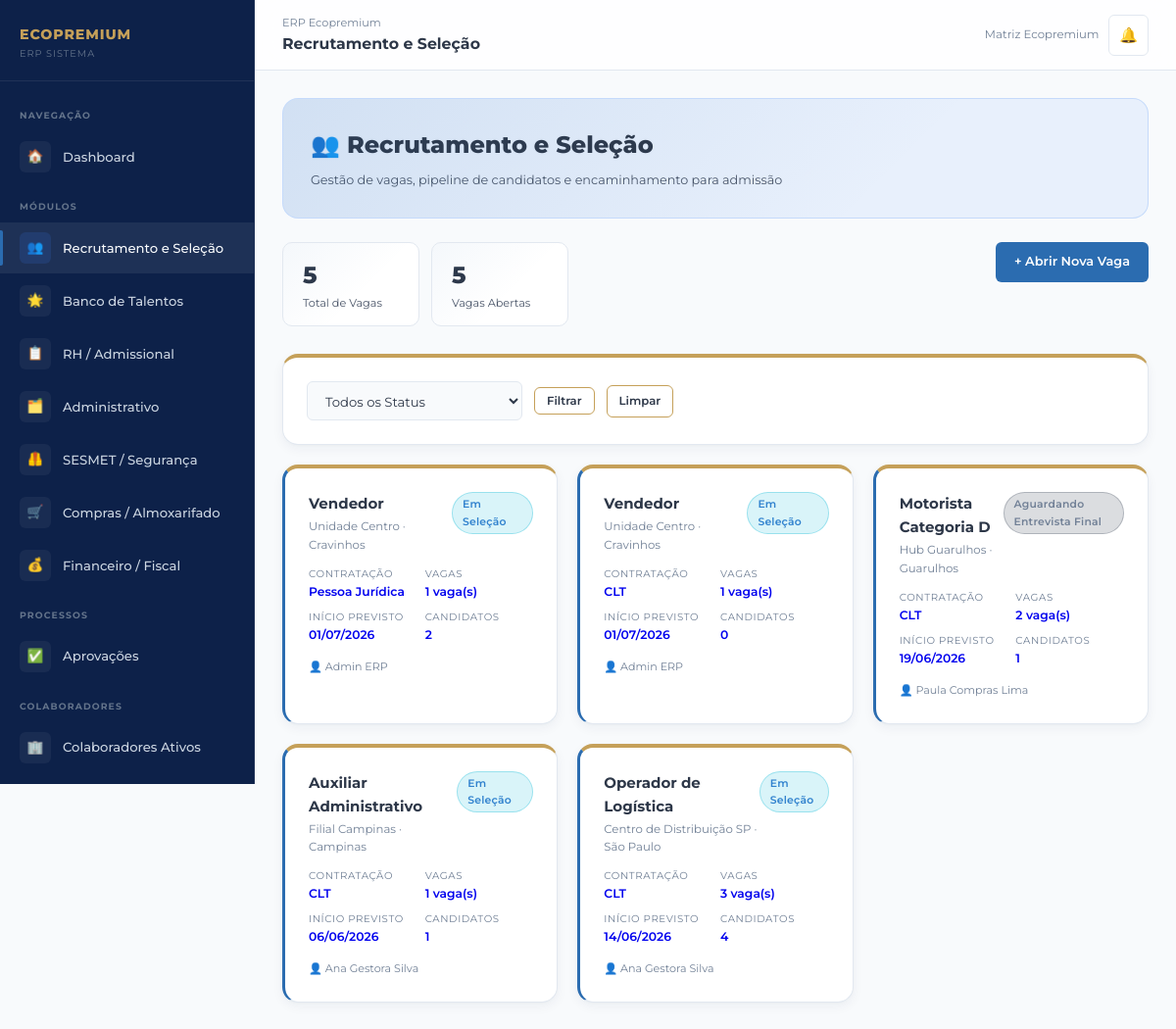
Page /recrutamento/ (signed in) on the committed database.
### core/models.py (models this page shows, shortened)
class PerfilUsuario(models.Model):
    PERFIS = [
        ('admin', 'Administrador'),
        ('gestor', 'Gestor'),
        ('rh', 'RH / Departamento Pessoal'),
        ('financeiro', 'Financeiro / Fiscal'),
        ('sesmet', 'SESMET / Segurança do Trabalho'),
        ('compras', 'Compras / Almoxarifado'),
        ('operacional', 'Operacional'),
    ]
    MARCAS = [
        ('eco_premium', 'Eco Premium'),
        ('trip_premium', 'Trip Premium'),
        ('log_premium', 'Log Premium'),
        ('matriz', 'Matriz Ecopremium'),
    ]
    usuario = models.OneToOneField(User, on_delete=models.CASCADE, related_name='perfil')
    perfil = models.CharField(max_length=20, choices=PERFIS, default='operacional')
    marca = models.CharField(max_length=20, choices=MARCAS, default='eco_premium')
    unidade = models.CharField(max_length=100, default='Matriz')
    telefone = models.CharField(max_length=20, blank=True)
    avatar_iniciais = models.CharField(max_length=3, blank=True)
    criado_em = models.DateTimeField(auto_now_add=True)
    class Meta:
        verbose_name = 'Perfil de Usuário'
        verbose_name_plural = 'Perfis de Usuários'

### recrutamento/models.py (models this page shows, shortened)
class Vaga(models.Model):
    STATUS_CHOICES = [
        ('aguardando_aprovacao', 'Aguardando Aprovação'),
        ('informacoes_incompletas', 'Informações Incompletas'),
        ('em_selecao', 'Em Seleção'),
        ('aguardando_entrevista', 'Aguardando Entrevista Final'),
        ('preenchida', 'Vaga Preenchida'),
        ('cancelada', 'Cancelada'),
    ]
    TIPO_CONTRATACAO = [
        ('clt', 'CLT'),
        ('pj', 'Pessoa Jurídica'),
        ('temporario', 'Temporário'),
        ('estagio', 'Estágio'),
        ('autonomo', 'Autônomo'),
    ]
    nome_vaga = models.CharField(max_length=200, verbose_name='Nome da Vaga')
    quantidade_colaboradores = models.PositiveIntegerField(verbose_name='Quantidade de Colaboradores')
    cidade = models.CharField(max_length=100, verbose_name='Cidade')
    unidade = models.CharField(max_length=100, verbose_name='Unidade')
    perfil_desejado = models.TextField(verbose_name='Perfil Desejado')
    atividades = models.TextField(verbose_name='Atividades da Função')
    horario_trabalho = models.CharField(max_length=100, verbose_name='Horário de Trabalho')
    tipo_contratacao = models.CharField(max_length=20, choices=TIPO_CONTRATACAO, verbose_name='Tipo de Contratação')
    valor_salario = models.DecimalField(max_digits=10, decimal_places=2, verbose_name='Valor/Salário')
    previsao_inicio = models.DateField(verbose_name='Previsão de Início')
    exige_experiencia = models.BooleanField(default=False, verbose_name='Exige Experiência?')
    descricao_experiencia = models.TextField(blank=True, verbose_name='Descrição da Experiência Necessária')
    motivo_solicitacao = models.TextField(verbose_name='Motivo da Solicitação')
    gestor_responsavel = models.CharField(max_length=200, verbose_name='Nome do Gestor Responsável')
    gestor_usuario = models.ForeignKey(User, on_delete=models.SET_NULL, null=True, blank=True,
                                        related_name='vagas_abertas', verbose_name='Usuário Gestor')
    status = models.CharField(max_length=30, choices=STATUS_CHOICES, default='aguardando_aprovacao')
    observacoes = models.TextField(blank=True, verbose_name='Observações')
    criado_em = models.DateTimeField(auto_now_add=True)
    atualizado_em = models.DateTimeField(auto_now=True)
    class Meta:
        verbose_name = 'Vaga'
        verbose_name_plural = 'Vagas'
        ordering = ['-criado_em']

### recrutamento/views.py (the view)
# urls.py: path('', views.lista_vagas, name='lista_vagas'),
@login_required
def lista_vagas(request):
    vagas = Vaga.objects.all().prefetch_related('candidatos')
    status_filter = request.GET.get('status', '')
    if status_filter:
        vagas = vagas.filter(status=status_filter)
    context = {
        'vagas': vagas,
        'status_filter': status_filter,
        'status_choices': Vaga.STATUS_CHOICES,
        'total_vagas': Vaga.objects.count(),
        'vagas_abertas': Vaga.objects.exclude(status__in=['preenchida', 'cancelada']).count(),
    }
    return render(request, 'recrutamento/lista_vagas.html', context)

### templates/recrutamento/lista_vagas.html (shortened to what this page needs)
{% extends 'base.html' %}
{% block nav_recrutamento %}active{% endblock %}
{% block topbar_title %}Recrutamento e Seleção{% endblock %}
{% block content %}
<div class="module-banner mod-banner-1">
  <div class="mod-title">👥 Recrutamento e Seleção</div>
  <div class="mod-desc">Gestão de vagas, pipeline de candidatos e encaminhamento para admissão</div>
</div>
<div class="page-header">
  <div class="flex gap-3">
    <div class="kpi-card kpi-mod1" style="padding:14px 20px;min-width:140px;">
      <div style="font-size:1.6rem;font-weight:800;">{{ total_vagas }}</div>
      <div style="font-size:0.75rem;color:var(--text-secondary);">Total de Vagas</div>
    </div>
    <div class="kpi-card kpi-mod1" style="padding:14px 20px;min-width:140px;">
      <div style="font-size:1.6rem;font-weight:800;">{{ vagas_abertas }}</div>
      <div style="font-size:0.75rem;color:var(--text-secondary);">Vagas Abertas</div>
    </div>
  </div>
  <a href="{% url 'nova_vaga' %}" class="btn btn-mod1">+ Abrir Nova Vaga</a>
</div>
<div class="card mb-5">
  <form method="get" class="flex gap-3 items-center flex-wrap">
    <select name="status" class="form-control" style="max-width:220px;">
      <option value="">Todos os Status</option>
    </select>
    <button type="submit" class="btn btn-outline btn-sm">Filtrar</button>
    <a href="{% url 'lista_vagas' %}" class="btn btn-outline btn-sm">Limpar</a>
  </form>
</div>
{% if vagas %}
<div class="grid-auto">
  {% for vaga in vagas %}
  <a href="{% url 'detalhe_vaga' vaga.pk %}" style="text-decoration:none;">
    <div class="card" style="height:100%;cursor:pointer;border-left:3px solid var(--mod1-blue);">
      <div style="display:flex;justify-content:space-between;align-items:flex-start;margin-bottom:12px;">
        <div>
          <div style="font-weight:700;font-size:1rem;color:var(--text-primary);">{{ vaga.nome_vaga }}</div>
          <div style="font-size:0.78rem;color:var(--text-muted);margin-top:2px;">{{ vaga.unidade }} · {{ vaga.cidade }}</div>
        </div>
        <span class="badge badge-{% if vaga.status == 'em_selecao' %}info{% elif vaga.status == 'preenchida' %}success{% elif vaga.status == 'informacoes_incompletas' %}danger{% elif vaga.status == 'aguardando_aprovacao' %}warning{% else %}muted{% endif %}">
          {{ vaga.get_status_display }}
        </span>
      </div>
      <div style="display:grid;grid-template-columns:1fr 1fr;gap:8px;margin-bottom:14px;">
        <div>
          <div style="font-size:0.68rem;color:var(--text-muted);text-transform:uppercase;letter-spacing:.06em;">Contratação</div>
          <div style="font-size:0.82rem;font-weight:600;">{{ vaga.get_tipo_contratacao_display }}</div>
        </div>
        <div>
          <div style="font-size:0.68rem;color:var(--text-muted);text-transform:uppercase;letter-spacing:.06em;">Vagas</div>
          <div style="font-size:0.82rem;font-weight:600;">{{ vaga.quantidade_colaboradores }} vaga(s)</div>
        </div>
        <div>
          <div style="font-size:0.68rem;color:var(--text-muted);text-transform:uppercase;letter-spacing:.06em;">Início Previsto</div>
          <div style="font-size:0.82rem;font-weight:600;">{{ vaga.previsao_inicio|date:"d/m/Y" }}</div>
        </div>
        <div>
          <div style="font-size:0.68rem;color:var(--text-muted);text-transform:uppercase;letter-spacing:.06em;">Candidatos</div>
          <div style="font-size:0.82rem;font-weight:600;">{{ vaga.candidatos.count }}</div>
        </div>
      </div>
      <div style="display:flex;align-items:center;gap:8px;">
        <div style="font-size:0.74rem;color:var(--text-muted);">👤 {{ vaga.gestor_responsavel }}</div>
      </div>
    </div>
  </a>
  {% endfor %}
</div>
{% endif %}
{% endblock %}

### templates/base.html (shortened to what this page needs)
{% load static %}
<!DOCTYPE html>
<html lang="pt-BR">
<head>
  <link rel="stylesheet" href="{% static 'css/main.css' %}?v=2">
</head>
<body>
<div class="erp-layout">
  <aside class="sidebar" id="sidebar">
    <div class="sidebar-logo">
      <div class="sidebar-logo-text">
        <div class="brand-name">ECOPREMIUM</div>
        <div class="brand-sub">ERP Sistema</div>
      </div>
    </div>
    <nav class="sidebar-nav">
      <div class="nav-section-label">Navegação</div>
      <a href="{% url 'dashboard' %}" class="nav-item {% block nav_dashboard %}{% endblock %}">
        <span class="nav-icon">🏠</span>
        Dashboard
      </a>
      <div class="nav-section-label">Módulos</div>
      <a href="{% url 'lista_vagas' %}" class="nav-item mod1 {% block nav_recrutamento %}{% endblock %}">
        <span class="nav-icon">👥</span>
        Recrutamento e Seleção
      </a>
      <a href="{% url 'banco_talentos' %}" class="nav-item mod1 {% block nav_talentos %}{% endblock %}">
        <span class="nav-icon">🌟</span>
        Banco de Talentos
      </a>
      <a href="{% url 'lista_admissoes' %}" class="nav-item mod2 {% block nav_admissional %}{% endblock %}">
        <span class="nav-icon">📋</span>
        RH / Admissional
      </a>
      <a href="{% url 'lista_demandas' %}" class="nav-item mod3 {% block nav_administrativo %}{% endblock %}">
        <span class="nav-icon">🗂️</span>
        Administrativo
      </a>
      <a href="{% url 'dashboard_sesmet' %}" class="nav-item mod4 {% block nav_sesmet %}{% endblock %}">
        <span class="nav-icon">🦺</span>
        SESMET / Segurança
      </a>
      <a href="{% url 'painel_compras' %}" class="nav-item mod5 {% block nav_compras %}{% endblock %}">
        <span class="nav-icon">🛒</span>
        Compras / Almoxarifado
      </a>
      <a href="{% url 'painel_financeiro' %}" class="nav-item mod6 {% block nav_financeiro %}{% endblock %}">
        <span class="nav-icon">💰</span>
        Financeiro / Fiscal
      </a>
      <div class="nav-section-label">Processos</div>
      <a href="{% url 'aprovacoes_pendentes' %}" class="nav-item {% block nav_aprovacoes %}{% endblock %}" id="navAprovacoes">
        <span class="nav-icon">✅</span>
        Aprovações
      </a>
      <div class="nav-section-label">Colaboradores</div>
      <a href="{% url 'lista_colaboradores' %}" class="nav-item {% block nav_colaboradores %}{% endblock %}">
        <span class="nav-icon">🏢</span>
        Colaboradores Ativos
      </a>
    </nav>
  </aside>
  <div class="main-content">
    <div class="topbar">
      <div class="topbar-title">
        <span class="breadcrumb">ERP Ecopremium</span>
        {% block topbar_title %}Dashboard{% endblock %}
      </div>
      <div class="topbar-actions">
        <span style="font-size:0.78rem;color:var(--text-muted);">
          {% if user.perfil %}{{ user.perfil.get_marca_display }}{% endif %}
        </span>
        <a href="#" class="notif-btn" id="notifBtn" title="Notificações">
          🔔
        </a>
      </div>
    </div>
    <div class="content-area">
      {% block content %}{% endblock %}
    </div>
  </div>
</div>
</body>
</html>

### rows in the picture
Vaga: nome_vaga "Vendedor", unidade "Unidade Centro", cidade "Cravinhos", status "Em Seleção", tipo_contratacao "Pessoa Jurídica", quantidade_colaboradores "1", previsao_inicio "01/07/2026", candidatos.count "2", gestor_responsavel "Admin ERP"
Vaga: nome_vaga "Vendedor", unidade "Unidade Centro", cidade "Cravinhos", status "Em Seleção", tipo_contratacao "CLT", quantidade_colaboradores "1", previsao_inicio "01/07/2026", candidatos.count "0", gestor_responsavel "Admin ERP"
Vaga: nome_vaga "Motorista Categoria D", unidade "Hub Guarulhos", cidade "Guarulhos", status "Aguardando Entrevista Final", tipo_contratacao "CLT", quantidade_colaboradores "2", previsao_inicio "19/06/2026", candidatos.count "1", gestor_responsavel "Paula Compras Lima"
Vaga: nome_vaga "Auxiliar Administrativo", unidade "Filial Campinas", cidade "Campinas", status "Em Seleção", tipo_contratacao "CLT", quantidade_colaboradores "1", previsao_inicio "06/06/2026", candidatos.count "1", gestor_responsavel "Ana Gestora Silva"
Vaga: nome_vaga "Operador de Logística", unidade "Centro de Distribuição SP", cidade "São Paulo", status "Em Seleção", tipo_contratacao "CLT", quantidade_colaboradores "3", previsao_inicio "14/06/2026", candidatos.count "4", gestor_responsavel "Ana Gestora Silva"

### other values in the picture
{{ user.perfil.get_marca_display }} "Matriz Ecopremium"
{{ total_vagas }} "5"
{{ vagas_abertas }} "5"
